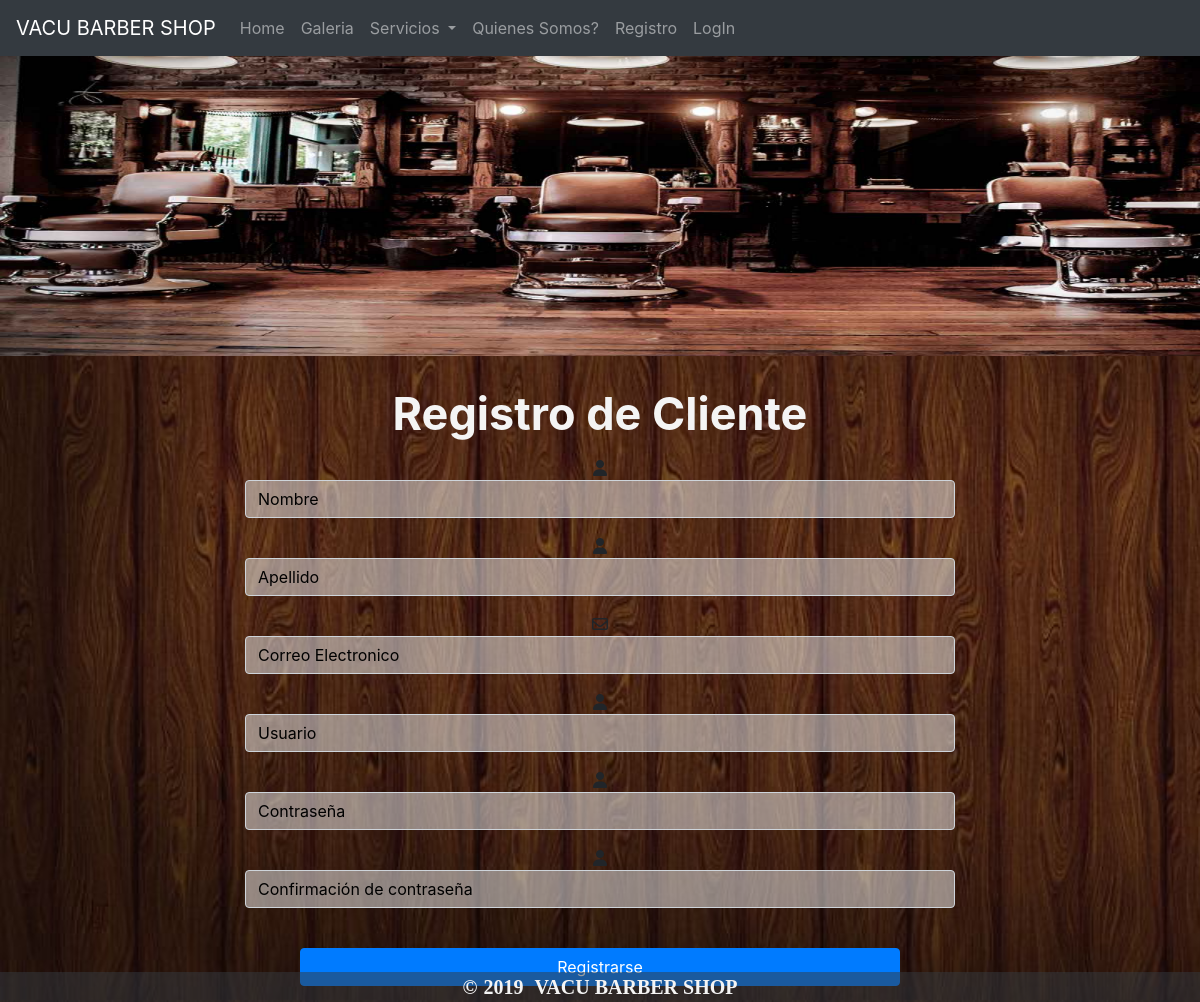
Screenshot of /Register/ with the database file from the repository.
### peluqueria/models.py (models this page shows)
class diseñoGeneral(models.Model):
	titulo = models.CharField('Titulo',max_length=40)
	fondo = models.ImageField(null=True,blank=True)

class ImgCarrucel(models.Model):
	img1 = models.ImageField(null=True,blank=True)
	img2 = models.ImageField(null=True,blank=True)
	img3 = models.ImageField(null=True,blank=True)
	img4 = models.ImageField(null=True,blank=True)

### peluqueria/views.py (the view, shortened to what this page needs)
# urls.py: url(r'^Register/$',register,name="register"),
def register(request):
	return render(request,"registration/_register.html",meta(request))

### peluqueria/views.py (called while the page is built)
def meta(request):
	tiempo = datetime.now()
	data = {'obj':Servicios.objects.all(),'carrucel':ImgCarrucel.objects.all(),
		'diseño':diseñoGeneral.objects.all(),'mensaje':sms,'year':tiempo,'barbero':Barbero.objects.all()}
	return data

### Templates/registration/_register.html (shortened to what this page needs)
{% extends '../Shared/plantillas.html' %}
{% block contenido %}
{% for i in carrucel %}
    <div class="carousel-inner">
      <div class="carousel-item active">
          <img src="{{ i.img1.url }}" height="300" class="d-block w-100" alt="...">
      </div>
    </div>
{% endfor %}
<center>
<br>
<div class="container">
    <div class="row">
        <div class="col-md-12">
            <div class="well well-sm">
                <form class="form-horizontal" action="" method="post">{% csrf_token %}
                    <fieldset >
                        <legend class="text-center header" style="color:rgb(244,244,244); font-size: 45px; font-weight: bold;">Registro de Cliente</legend>
                        <div class="form-group">
                            <span class="col-md-1 col-md-offset-2 text-center"><i class="fa fa-user bigicon"></i></span>
                            <div class="col-md-8">
                                <input id="first_name" name="first_name" type="text" autofocus placeholder="Nombre" class="form-control">
                            </div>
                        </div>
                        <div class="form-group">
                            <span class="col-md-1 col-md-offset-2 text-center"><i class="fa fa-user bigicon"></i></span>
                            <div class="col-md-8">
                                <input id="lastname" name="last_name" type="text" placeholder="Apellido" class="form-control">
                            </div>
                        </div>
                        <div class="form-group">
                            <span class="col-md-1 col-md-offset-2 text-center"><i class="fa fa-envelope-o bigicon"></i></span>
                            <div class="col-md-8">
                                <input id="email" name="email" type="text" placeholder="Correo Electronico" class="form-control">
                            </div>
                        </div>
                        <div class="form-group">
                            <span class="col-md-1 col-md-offset-2 text-center"><i class="fa fa-user bigicon"></i></span>
                            <div class="col-md-8">
                                <input id="username" name="username" type="text" placeholder="Usuario" class="form-control">
                            </div>
                        </div>
                        <div class="form-group">
                            <span class="col-md-1 col-md-offset-2 text-center"><i class="fa fa-user bigicon"></i></span>
                            <div class="col-md-8">
                                <input id="password1" name="password1" type="password" placeholder="Contraseña" class="form-control">
                            </div>
                        </div>
                        <div class="form-group">
                            <span class="col-md-1 col-md-offset-2 text-center"><i class="fa fa-user bigicon"></i></span>
                            <div class="col-md-8">
                                <input id="password2" name="password2" type="password" placeholder="Confirmación de contraseña" class="form-control">
                            </div>
                        </div>
                        <br>
                        <div class="form-group">
                            <div class="col-md-12 text-center">
                                <button type="submit" class="btn btn-primary" style="width: 600px;">Registrarse</button>
                            </div>
                        </div>
                    </fieldset>
                </form>
            </div>
        </div>
    </div>
</div>
</center>
{% endblock %}

### Templates/Shared/_Menu.html (shortened to what this page needs)
	<nav class="navbar navbar-expand-lg navbar-dark bg-dark">
	  <a class="navbar-brand" href="{% url 'home' %}">
	  	{% if diseño %}
			{% for i in diseño %}
				{{i.titulo}}
			{% endfor %}
		{% endif %}
	  </a>
	  <div class="collapse navbar-collapse" id="navbarSupportedContent">
	  	<center>
		    <ul class="navbar-nav mr-auto">
		      <li class="nav-item">
		        <a class="nav-link" href="{% url 'home' %}">Home</a>
		      </li>
		      <li class="nav-item">
		        <a class="nav-link" href="{% url 'galeria' %}">Galeria</a>
		      </li>
		      <li class="nav-item dropdown">
		        <a class="nav-link dropdown-toggle" href="#" id="navbarDropdown" role="button" data-toggle="dropdown" aria-haspopup="true" aria-expanded="false">
		          Servicios
		        </a>
		      </li>
		      <li class="nav-item">
		        <a class="nav-link" href="#">Quienes Somos?</a>
		      </li>
		      {% if user.is_authenticated %}
			      <li class="nav-item">
			        <a class="nav-link" href="{% url 'reservacion' %}">Hola {{user.username}}!</a>
			      </li>
			      <li class="nav-item">
			        <a class="nav-link" href="{% url 'logout' %}">Logout</a>
			      </li>
		      {% else %}
		      	 <li class="nav-item">
			        <a class="nav-link" href="{% url 'register' %}">Registro</a>
			      </li>
			      <li class="nav-item">
			        <a class="nav-link" href="{% url 'login' %}">LogIn</a>
			      </li>
			  {% endif %}
		    </ul>
	    </center>
	  </div>
	</nav>

### Templates/Shared/_footer.html
<footer id="footer">
	{% if diseño %}
		{% for i in diseño %}
			<p style="text-align: center;">&copy;<span style="padding-left: 6px; padding-right: 6px;">{{year|date:'Y'}}</span>&nbsp;<span>{{i.titulo}}</span></p>
		{% endfor %}
	{% endif %}
</footer>

### static/css/style.css (style rules this page uses)
body { height:1000px; auto; }

### Templates/registration/_register.html (style rules this page uses)
#first_name,#lastname,#email,#username,#password1,#password2 { background: rgba(244,244,244,0.5) !important; color: black; }
#first_name::placeholder, #lastname::placeholder,#email::placeholder,#username::placeholder,#password1::placeholder,#password2::placeholder { color: black; }

### rows the page displays
diseñoGeneral: titulo "VACU BARBER SHOP"
ImgCarrucel: img1 (picture)
